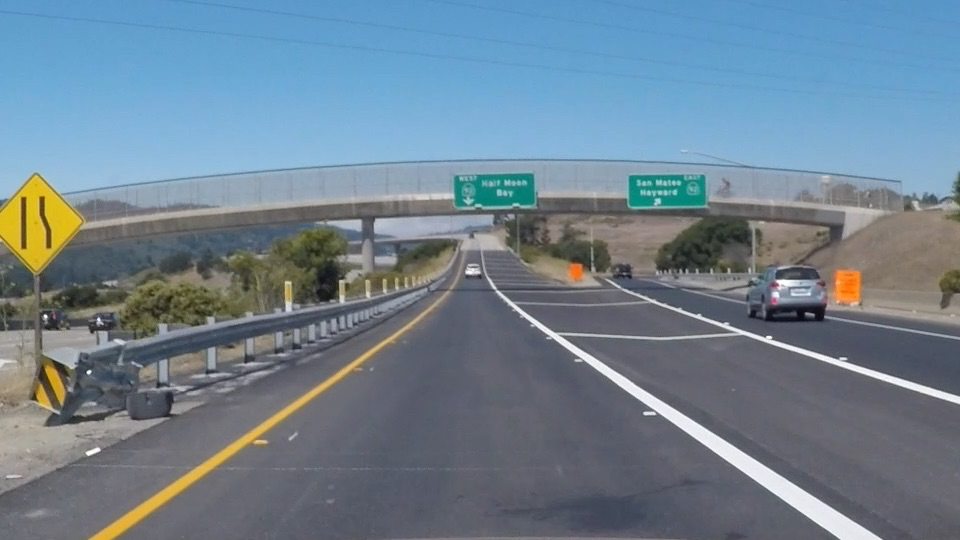
#> input picture Lesson1_Practice/exit-ramp.png, 960 x 540 px
$ jupyter execute 'Edge Detection.ipynb'   (shell and % lines are left out)
#> lines starting #> are read from the running program, lines starting #| are printed output that depends on the picture; after the words box and inside, x2 and y2 are one past the last pixel; in counts of white or black regions, pixels touching at a corner belong together
[cell 1]
import numpy as np
import matplotlib.pyplot as plt
import matplotlib.image as mpimg
image = mpimg.imread('exit-ramp.png')
#> image is the input picture: shape (540, 960, 3) float32; mean R, G, B 0.437, 0.511, 0.567
plt.imshow(image)

Convert the image to grayscale

[cell 2]
import cv2
image = cv2.imread('exit-ramp.png')
gray = cv2.cvtColor(image, cv2.COLOR_RGB2GRAY)
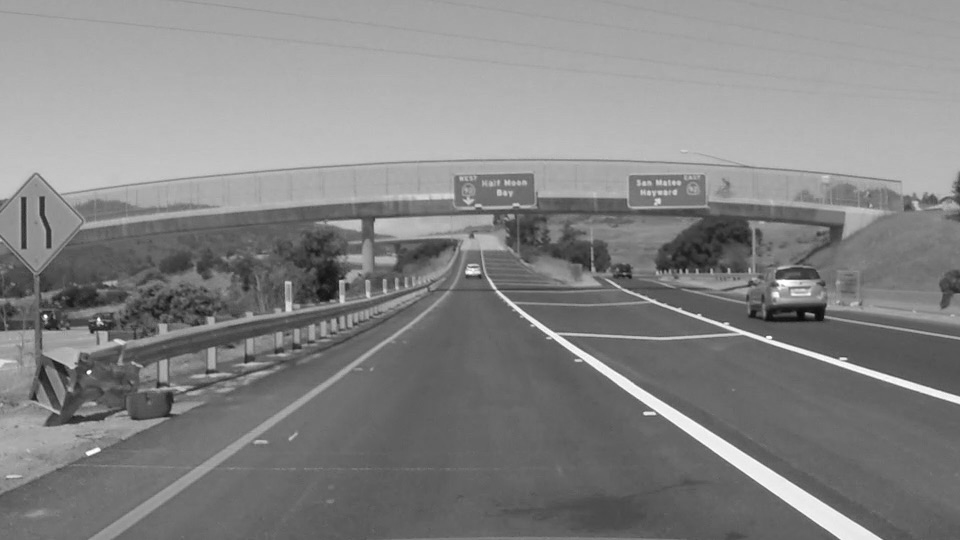
#> gray: shape (540, 960); min 8, max 255, mean 132.3
kernel_size = 3
blur_gray = cv2.GaussianBlur(gray, (kernel_size, kernel_size),0)
low_threshold = 100
high_threshold = 300
edges1 = cv2.Canny(blur_gray, low_threshold, high_threshold)
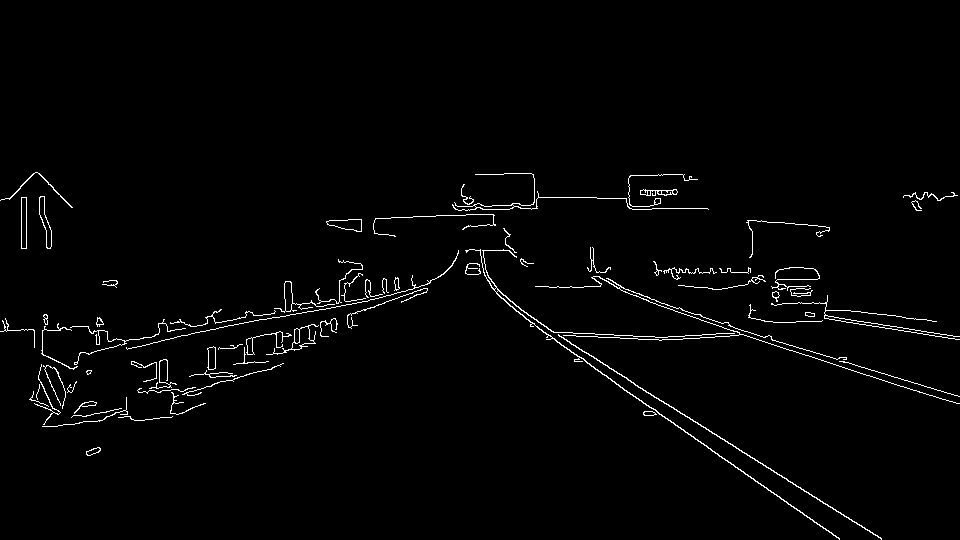
#> edges1: shape (540, 960); 1.8% white in thin lines or dots, all inside (x1, y1, x2, y2) = (0, 172, 960, 540)
edges2 = cv2.Canny(blur_gray, 50, 240)
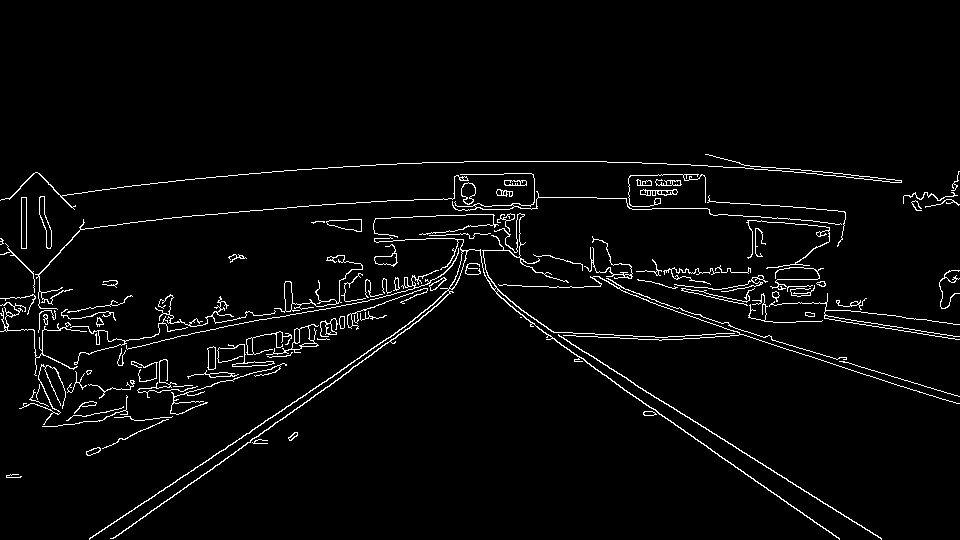
#> edges2: shape (540, 960); 3.2% white in thin lines or dots, all inside (x1, y1, x2, y2) = (0, 154, 960, 540)
print('edges shape: ', edges1.shape)
#| edges shape:  (540, 960)
print('edges: ', edges1[np.where(edges1 > 5)])
#> (printed output is left out)

fig = plt.figure()
a = fig.add_subplot(1,2,1)
a.set_title('Before')
edge1plot = plt.imshow(edges1, cmap="Greys_r")

a = fig.add_subplot(1, 2, 2)
edge1plot = plt.imshow(edges2, cmap="Greys_r")
a.set_title('After')

plt.show()
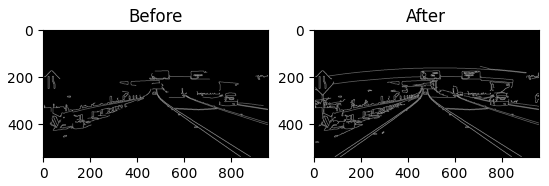
#> figure drawn by matplotlib, 2 panels

$ run again, with Lesson1_Practice/solidWhiteCurve.jpg saved as Lesson1_Practice/exit-ramp.png
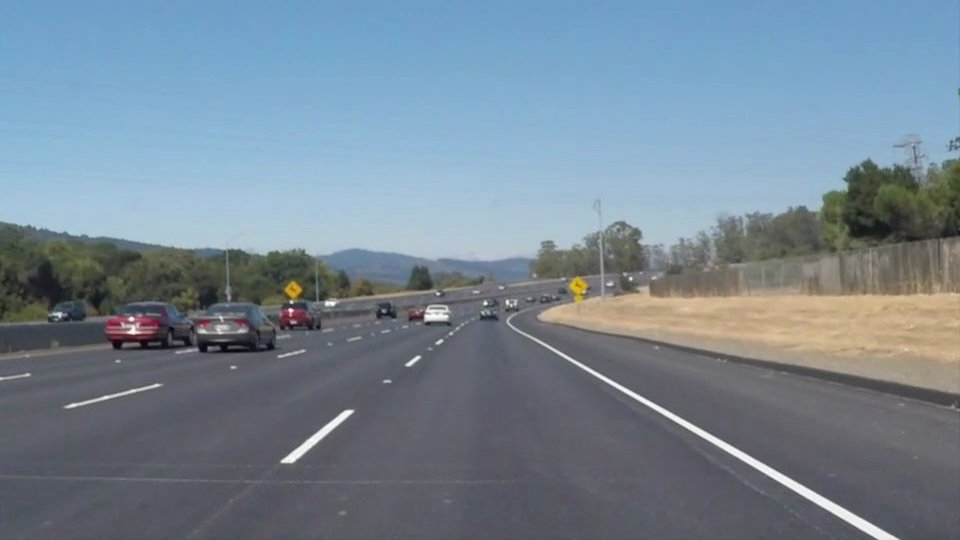
#> input picture Lesson1_Practice/solidWhiteCurve.jpg, 960 x 540 px
#> image is the input picture: shape (540, 960, 3) float32; mean R, G, B 0.465, 0.528, 0.581
#> `edges1 = cv2.Canny(blur_gray, low_threshold, high_threshold)`:
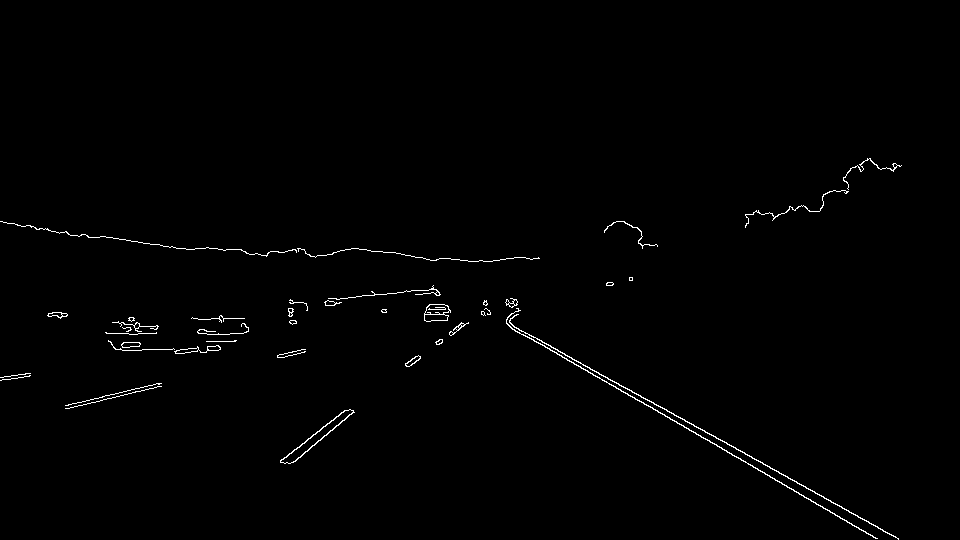
#> edges1: shape (540, 960); 0.79% white in thin lines or dots, all inside (x1, y1, x2, y2) = (0, 158, 902, 540)
#> edges2: shape (540, 960); 1.4% white in thin lines or dots, all inside (x1, y1, x2, y2) = (0, 137, 960, 540)
#| edges shape:  (540, 960)
#> (printed output is left out)
#> `plt.show()`:
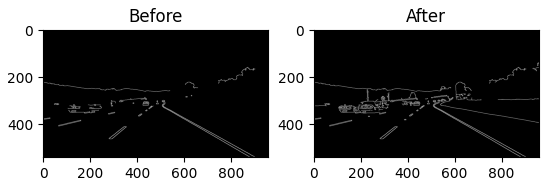
#> figure drawn by matplotlib, 2 panels
